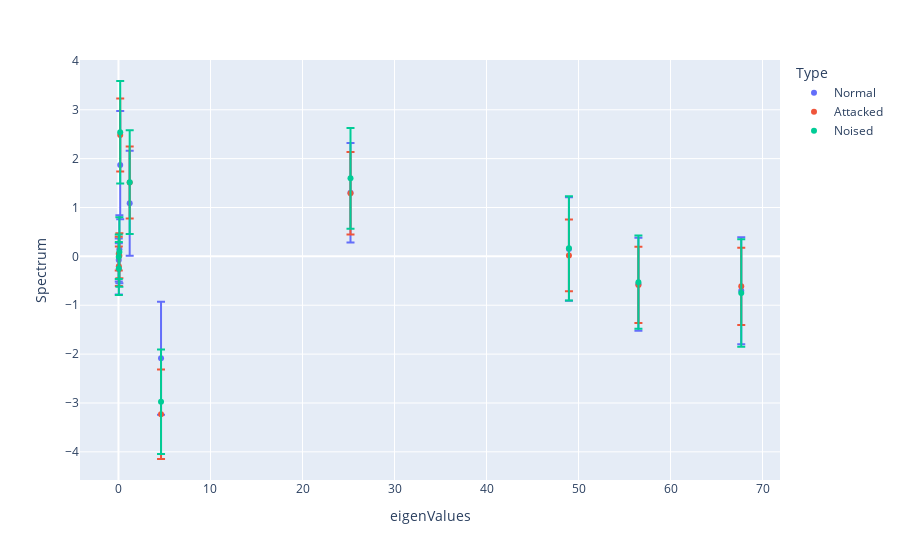

The notebook cell this image was saved under:
### Markdown cell above
## Adversarial attacks on condensed SVD spectra

### Code cell
W = condensed(0)
Uc,Sc,Vc = torch.svd(W)


df = pd.DataFrame({'eigenValues': [], 'Spectrum': [], 'Error':[],'Type' :[]})
print("Condensed Network, In : ", W.shape[1], " Out :",W.shape[0])
for alter,color in enumerate(['Normal','Attacked','Noised']):

    projections = activ[alter][:,:28*28]@Vc
    #Standard deviation error 
    dataset = pd.DataFrame({'eigenValues': Sc, 'Spectrum': projections.mean(dim=0), 'Error':projections.std(dim=0),'Type' :color})
    #Linfinity error 
    #dataset = pd.DataFrame({'eigenValues': eigenValues[i], 'Spectrum': projections.mean(dim=0), 'Error':(projections.max(dim=0)[0]-projections.min(dim=0)[0])/2,'Type' :color})

    df = pd.concat([df,dataset])


    #plt.scatter(eigenValues[i],projections.mean(dim=0),color=color)
    #plt.scatter(range(len(eigenValues[i])),projections.mean(dim=0),color=color)

fig = px.scatter(df, x="eigenValues", y="Spectrum", error_y="Error",color ="Type")

fig.show()


plt.show()

### Figure 1 — Plotly figure (JSON) as saved in the notebook; plotly's stock layout.template omitted (floating-point values rounded to 4 significant figures)
{"data": [{"error_y": {"array": [1.096, 0.9496, 1.06, 1.018, 1.157, 1.073, 1.108, 0.6956, 0.5247, 0.4415]}, "hovertemplate": "Type=Normal<br>eigenValues=%{x}<br>Spectrum=%{y}<extra></extra>", "legendgroup": "Normal", "marker": {"color": "#636efa", "symbol": "circle"}, "mode": "markers", "name": "Normal", "orientation": "v", "showlegend": true, "type": "scatter", "x": [67.69, 56.51, 48.96, 25.22, 4.625, 1.219, 0.1885, 0.09879, 0.03862, 0.02965], "xaxis": "x", "y": [-0.7039, -0.57, 0.1494, 1.301, -2.085, 1.088, 1.867, 0.1435, -0.2579, -0.07366], "yaxis": "y"}, {"error_y": {"array": [0.7887, 0.7795, 0.7323, 0.844, 0.9153, 0.7365, 0.7482, 0.4603, 0.4052, 0.3463]}, "hovertemplate": "Type=Attacked<br>eigenValues=%{x}<br>Spectrum=%{y}<extra></extra>", "legendgroup": "Attacked", "marker": {"color": "#EF553B", "symbol": "circle"}, "mode": "markers", "name": "Attacked", "orientation": "v", "showlegend": true, "type": "scatter", "x": [67.69, 56.51, 48.96, 25.22, 4.625, 1.219, 0.1885, 0.09879, 0.03862, 0.02965], "xaxis": "x", "y": [-0.6136, -0.5848, 0.02015, 1.29, -3.231, 1.511, 2.484, 0.01413, -0.2008, 0.05519], "yaxis": "y"}, {"error_y": {"array": [1.101, 0.9552, 1.068, 1.033, 1.069, 1.062, 1.049, 0.7099, 0.5414, 0.4562]}, "hovertemplate": "Type=Noised<br>eigenValues=%{x}<br>Spectrum=%{y}<extra></extra>", "legendgroup": "Noised", "marker": {"color": "#00cc96", "symbol": "circle"}, "mode": "markers", "name": "Noised", "orientation": "v", "showlegend": true, "type": "scatter", "x": [67.69, 56.51, 48.96, 25.22, 4.625, 1.219, 0.1885, 0.09879, 0.03862, 0.02965], "xaxis": "x", "y": [-0.7496, -0.5271, 0.1641, 1.596, -2.976, 1.519, 2.539, 0.09034, -0.247, -0.008331], "yaxis": "y"}], "layout": {"legend": {"title": {"text": "Type"}, "tracegroupgap": 0}, "margin": {"t": 60}, "xaxis": {"anchor": "y", "domain": [0, 1], "title": {"text": "eigenValues"}}, "yaxis": {"anchor": "x", "domain": [0, 1], "title": {"text": "Spectrum"}}}}
